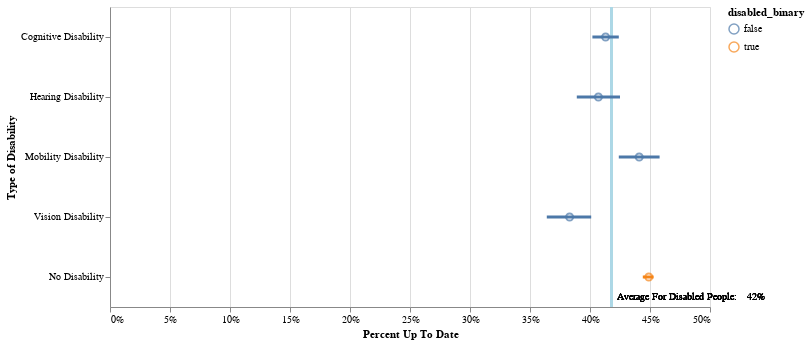

Here is the notebook cell this chart was saved with:
### Markdown cell above
With Raw Values

### Code cell
questions = list(mean_by_type.Question.unique())
zero_df = pd.DataFrame({'x': [0]})
sorting = ['Cognitive Disability', 'Hearing Disability', 'Mobility Disability', 
           'Vision Disability', 'No Disability']
radio_options = ['Include Non-Disabled People', 'Exclude Non-Disabled People']

select_care_type = alt.selection_single(
    fields = ['Question'], 
    init = {'Question' : questions[0]}, 
    bind = alt.binding_select(options = questions, name = 'Select Preventive Care Type: '), 
    on = 'dragover', 
    clear = 'false'
)

input_checkbox = alt.binding_checkbox()
checkbox_selection = alt.selection_single(bind= input_checkbox, name = "Ability Types")


lines = alt.Chart(mean_by_type).mark_rule(
    color = 'blue', 
    size = 3
).encode(
    alt.Y('Stratification1:N', 
          title = 'Type of Disability', sort = sorting), 
    alt.X('High_Confidence_Limit:Q', 
          title = 'Percent Up To Date',
          axis = alt.Axis(format = '.0%')),
    alt.X2('Low_Confidence_Limit:Q'),
    color = alt.Color('disabled_binary:N'),
    tooltip = [alt.Tooltip('Data_Value:Q', title = 'Percent Up To Date', format = '.1%'), 
               alt.Tooltip('margin_of_error:Q', title = 'Margin of Error', format = '.1%')]
).transform_filter(select_care_type)

mean = alt.Chart(mean_by_type).add_selection(select_care_type).mark_point(
    size = 50
).encode(
    y = alt.Y('Stratification1:N', sort = sorting), 
    x = alt.X('Data_Value:Q'), 
    color = alt.Color('disabled_binary:N'),
    tooltip = [alt.Tooltip('Data_Value:Q', title = 'Percent Up To Date', format = '.1%'), 
               alt.Tooltip('margin_of_error:Q', title = 'Margin of Error', format = '.1%')]
).transform_filter(select_care_type)

zero = alt.Chart(mean_by_type).mark_rule(
    color = 'lightblue', 
    size = 2.5
).encode(
    x = alt.X('Data_Value_Disabled_Mean')
).transform_filter(select_care_type)

mean_annotation_num = alt.Chart(mean_by_type).mark_text(
    fontSize = 9.5, 
    dx = 135, 
    dy = 140, 
    align = 'left'
).encode(
    x = alt.X('Data_Value_Disabled_Mean:Q'), 
    text = alt.Text('Data_Value_Disabled_Mean', format = '.0%')
).transform_filter(select_care_type)

mean_annotation_text = alt.Chart(mean_by_type).mark_text(
    fontSize = 9.5, 
    dx = 5, 
    dy = 140, 
    align = 'left',
    text = 'Average For Disabled People:'
).encode(
    x = alt.X('Data_Value_Disabled_Mean:Q')
).transform_filter(select_care_type)

alt.layer(zero, lines, mean, mean_annotation_num, mean_annotation_text
).properties(
    width = 600, 
    height = 300
)

### Figure 1 — Vega-Lite specification as saved in the notebook (floating-point values rounded to 4 significant figures)
{"config": {"view": {"continuousWidth": 400, "continuousHeight": 300}}, "layer": [{"mark": {"type": "rule", "color": "lightblue", "size": 2.5}, "encoding": {"x": {"field": "Data_Value_Disabled_Mean", "type": "quantitative"}}, "transform": [{"filter": {"selection": "selector139"}}]}, {"mark": {"type": "rule", "color": "blue", "size": 3}, "encoding": {"color": {"field": "disabled_binary", "type": "nominal"}, "tooltip": [{"field": "Data_Value", "format": ".1%", "title": "Percent Up To Date", "type": "quantitative"}, {"field": "margin_of_error", "format": ".1%", "title": "Margin of Error", "type": "quantitative"}], "x": {"axis": {"format": ".0%"}, "field": "High_Confidence_Limit", "title": "Percent Up To Date", "type": "quantitative"}, "x2": {"field": "Low_Confidence_Limit"}, "y": {"field": "Stratification1", "sort": ["Cognitive Disability", "Hearing Disability", "Mobility Disability", "Vision Disability", "No Disability"], "title": "Type of Disability", "type": "nominal"}}, "transform": [{"filter": {"selection": "selector139"}}]}, {"mark": {"type": "point", "size": 50}, "encoding": {"color": {"field": "disabled_binary", "type": "nominal"}, "tooltip": [{"field": "Data_Value", "format": ".1%", "title": "Percent Up To Date", "type": "quantitative"}, {"field": "margin_of_error", "format": ".1%", "title": "Margin of Error", "type": "quantitative"}], "x": {"field": "Data_Value", "type": "quantitative"}, "y": {"field": "Stratification1", "sort": ["Cognitive Disability", "Hearing Disability", "Mobility Disability", "Vision Disability", "No Disability"], "type": "nominal"}}, "selection": {"selector139": {"type": "single", "fields": ["Question"], "init": {"Question": "Had a flu vaccine in the past 12 months among adults 18 years of age or older"}, "bind": {"input": "select", "options": ["Had a flu vaccine in the past 12 months among adults 18 years of age or older", "Mammogram in the past 2 years among females 50 to 74 years of age", "Routine check-up in the past year among adults 18 years of age or older", "Up-to-date cervical cancer screening among females 21 to 65 years of age", "Up-to-date colorectal cancer screening among adults 50 to 75 years of age", "Visited a dentist in the past year among adults 18 years of age or older"], "name": "Select Preventive Care Type: "}, "on": "dragover", "clear": "false"}}, "transform": [{"filter": {"selection": "selector139"}}]}, {"mark": {"type": "text", "align": "left", "dx": 135, "dy": 140, "fontSize": 9.5}, "encoding": {"text": {"field": "Data_Value_Disabled_Mean", "format": ".0%", "type": "quantitative"}, "x": {"field": "Data_Value_Disabled_Mean", "type": "quantitative"}}, "transform": [{"filter": {"selection": "selector139"}}]}, {"mark": {"type": "text", "align": "left", "dx": 5, "dy": 140, "fontSize": 9.5, "text": "Average For Disabled People:"}, "encoding": {"x": {"field": "Data_Value_Disabled_Mean", "type": "quantitative"}}, "transform": [{"filter": {"selection": "selector139"}}]}], "data": {"name": "data-8838c145acad56dd0704c419fd3a9bd9"}, "height": 300, "width": 600, "$schema": "https://vega.github.io/schema/vega-lite/v4.17.0.json", "datasets": {"data-8838c145acad56dd0704c419fd3a9bd9": [{"Stratification1": "Cognitive Disability", "Question": "Had a flu vaccine in the past 12 months among adults 18 years of age or older", "Data_Value": 0.413, "High_Confidence_Limit": 0.424, "Low_Confidence_Limit": 0.402, "Data_Value_Disabled_Mean": 0.418, "delta": -0.005, "upper_val_delta": 0.006, "lower_val_delta": -0.016, "radio_option": "Exclude Non-Disabled People", "annotation_indicator": 0.0, "margin_of_error": 0.011, "q_max_moe": 0.054, "q_min_moe": -0.054, "disbaled_binary": false, "disabled_binary": false}, {"Stratification1": "Hearing Disability", "Question": "Had a flu vaccine in the past 12 months among adults 18 years of age or older", "Data_Value": 0.407, "High_Confidence_Limit": 0.425, "Low_Confidence_Limit": 0.389, "Data_Value_Disabled_Mean": 0.418, "delta": -0.011, "upper_val_delta": 0.007, "lower_val_delta": -0.029, "radio_option": "Exclude Non-Disabled People", "annotation_indicator": 0.0, "margin_of_error": 0.018, "q_max_moe": 0.054, "q_min_moe": -0.054, "disbaled_binary": false, "disabled_binary": false}, {"Stratification1": "Mobility Disability", "Question": "Had a flu vaccine in the past 12 months among adults 18 years of age or older", "Data_Value": 0.441, "High_Confidence_Limit": 0.458, "Low_Confidence_Limit": 0.424, "Data_Value_Disabled_Mean": 0.418, "delta": 0.023, "upper_val_delta": 0.04, "lower_val_delta": 0.006, "radio_option": "Exclude Non-Disabled People", "annotation_indicator": 0.0, "margin_of_error": 0.017, "q_max_moe": 0.054, "q_min_moe": -0.054, "disbaled_binary": false, "disabled_binary": false}, {"Stratification1": "No Disability", "Question": "Had a flu vaccine in the past 12 months among adults 18 years of age or older", "Data_Value": 0.449, "High_Confidence_Limit": 0.453, "Low_Confidence_Limit": 0.444, "Data_Value_Disabled_Mean": 0.418, "delta": 0.031, "upper_val_delta": 0.035, "lower_val_delta": 0.026, "radio_option": "Include Non-Disabled People", "annotation_indicator": 0.0, "margin_of_error": 0.004, "q_max_moe": 0.054, "q_min_moe": -0.054, "disbaled_binary": true, "disabled_binary": true}, {"Stratification1": "Vision Disability", "Question": "Had a flu vaccine in the past 12 months among adults 18 years of age or older", "Data_Value": 0.383, "High_Confidence_Limit": 0.401, "Low_Confidence_Limit": 0.364, "Data_Value_Disabled_Mean": 0.418, "delta": -0.035, "upper_val_delta": -0.017, "lower_val_delta": -0.054, "radio_option": "Exclude Non-Disabled People", "annotation_indicator": 0.0, "margin_of_error": 0.018, "q_max_moe": 0.054, "q_min_moe": -0.054, "disbaled_binary": false, "disabled_binary": false}, {"Stratification1": "Cognitive Disability", "Question": "Mammogram in the past 2 years among females 50 to 74 years of age", "Data_Value": 0.722, "High_Confidence_Limit": 0.741, "Low_Confidence_Limit": 0.702, "Data_Value_Disabled_Mean": 0.735, "delta": -0.013, "upper_val_delta": 0.006, "lower_val_delta": -0.033, "radio_option": "Exclude Non-Disabled People", "annotation_indicator": 0.0, "margin_of_error": 0.019, "q_max_moe": 0.077, "q_min_moe": -0.077, "disbaled_binary": false, "disabled_binary": false}, {"Stratification1": "Hearing Disability", "Question": "Mammogram in the past 2 years among females 50 to 74 years of age", "Data_Value": 0.752, "High_Confidence_Limit": 0.776, "Low_Confidence_Limit": 0.726, "Data_Value_Disabled_Mean": 0.735, "delta": 0.017, "upper_val_delta": 0.041, "lower_val_delta": -0.009, "radio_option": "Exclude Non-Disabled People", "annotation_indicator": 0.0, "margin_of_error": 0.024, "q_max_moe": 0.077, "q_min_moe": -0.077, "disbaled_binary": false, "disabled_binary": false}, {"Stratification1": "Mobility Disability", "Question": "Mammogram in the past 2 years among females 50 to 74 years of age", "Data_Value": 0.74, "High_Confidence_Limit": 0.755, "Low_Confidence_Limit": 0.724, "Data_Value_Disabled_Mean": 0.735, "delta": 0.005, "upper_val_delta": 0.02, "lower_val_delta": -0.011, "radio_option": "Exclude Non-Disabled People", "annotation_indicator": 0.0, "margin_of_error": 0.015, "q_max_moe": 0.077, "q_min_moe": -0.077, "disbaled_binary": false, "disabled_binary": false}, {"Stratification1": "No Disability", "Question": "Mammogram in the past 2 years among females 50 to 74 years of age", "Data_Value": 0.804, "High_Confidence_Limit": 0.812, "Low_Confidence_Limit": 0.797, "Data_Value_Disabled_Mean": 0.735, "delta": 0.069, "upper_val_delta": 0.077, "lower_val_delta": 0.062, "radio_option": "Include Non-Disabled People", "annotation_indicator": 0.0, "margin_of_error": 0.008, "q_max_moe": 0.077, "q_min_moe": -0.077, "disbaled_binary": true, "disabled_binary": true}, {"Stratification1": "Vision Disability", "Question": "Mammogram in the past 2 years among females 50 to 74 years of age", "Data_Value": 0.701, "High_Confidence_Limit": 0.735, "Low_Confidence_Limit": 0.664, "Data_Value_Disabled_Mean": 0.735, "delta": -0.034, "upper_val_delta": 0.0, "lower_val_delta": -0.071, "radio_option": "Exclude Non-Disabled People", "annotation_indicator": 0.0, "margin_of_error": 0.034, "q_max_moe": 0.077, "q_min_moe": -0.077, "disbaled_binary": false, "disabled_binary": false}, {"Stratification1": "Cognitive Disability", "Question": "Routine check-up in the past year among adults 18 years of age or older", "Data_Value": 0.74, "High_Confidence_Limit": 0.751, "Low_Confidence_Limit": 0.729, "Data_Value_Disabled_Mean": 0.747, "delta": -0.007, "upper_val_delta": 0.004, "lower_val_delta": -0.018, "radio_option": "Exclude Non-Disabled People", "annotation_indicator": 0.0, "margin_of_error": 0.011, "q_max_moe": 0.068, "q_min_moe": -0.068, "disbaled_binary": false, "disabled_binary": false}, {"Stratification1": "Hearing Disability", "Question": "Routine check-up in the past year among adults 18 years of age or older", "Data_Value": 0.736, "High_Confidence_Limit": 0.755, "Low_Confidence_Limit": 0.716, "Data_Value_Disabled_Mean": 0.747, "delta": -0.011, "upper_val_delta": 0.008, "lower_val_delta": -0.031, "radio_option": "Exclude Non-Disabled People", "annotation_indicator": 0.0, "margin_of_error": 0.019, "q_max_moe": 0.068, "q_min_moe": -0.068, "disbaled_binary": false, "disabled_binary": false}, {"Stratification1": "Mobility Disability", "Question": "Routine check-up in the past year among adults 18 years of age or older", "Data_Value": 0.8, "High_Confidence_Limit": 0.815, "Low_Confidence_Limit": 0.784, "Data_Value_Disabled_Mean": 0.747, "delta": 0.053, "upper_val_delta": 0.068, "lower_val_delta": 0.037, "radio_option": "Exclude Non-Disabled People", "annotation_indicator": 0.0, "margin_of_error": 0.015, "q_max_moe": 0.068, "q_min_moe": -0.068, "disbaled_binary": false, "disabled_binary": false}, {"Stratification1": "No Disability", "Question": "Routine check-up in the past year among adults 18 years of age or older", "Data_Value": 0.725, "High_Confidence_Limit": 0.729, "Low_Confidence_Limit": 0.721, "Data_Value_Disabled_Mean": 0.747, "delta": -0.022, "upper_val_delta": -0.018, "lower_val_delta": -0.026, "radio_option": "Include Non-Disabled People", "annotation_indicator": 0.0, "margin_of_error": 0.004, "q_max_moe": 0.068, "q_min_moe": -0.068, "disbaled_binary": true, "disabled_binary": true}, {"Stratification1": "Vision Disability", "Question": "Routine check-up in the past year among adults 18 years of age or older", "Data_Value": 0.719, "High_Confidence_Limit": 0.739, "Low_Confidence_Limit": 0.698, "Data_Value_Disabled_Mean": 0.747, "delta": -0.028, "upper_val_delta": -0.008, "lower_val_delta": -0.049, "radio_option": "Exclude Non-Disabled People", "annotation_indicator": 0.0, "margin_of_error": 0.02, "q_max_moe": 0.068, "q_min_moe": -0.068, "disbaled_binary": false, "disabled_binary": false}, {"Stratification1": "Cognitive Disability", "Question": "Up-to-date cervical cancer screening among females 21 to 65 years of age", "Data_Value": 0.774, "High_Confidence_Limit": 0.792, "Low_Confidence_Limit": 0.755, "Data_Value_Disabled_Mean": 0.779, "delta": -0.005, "upper_val_delta": 0.013, "lower_val_delta": -0.024, "radio_option": "Exclude Non-Disabled People", "annotation_indicator": 0.0, "margin_of_error": 0.018, "q_max_moe": 0.069, "q_min_moe": -0.069, "disbaled_binary": false, "disabled_binary": false}, {"Stratification1": "Hearing Disability", "Question": "Up-to-date cervical cancer screening among females 21 to 65 years of age", "Data_Value": 0.762, "High_Confidence_Limit": 0.795, "Low_Confidence_Limit": 0.724, "Data_Value_Disabled_Mean": 0.779, "delta": -0.017, "upper_val_delta": 0.016, "lower_val_delta": -0.055, "radio_option": "Exclude Non-Disabled People", "annotation_indicator": 0.0, "margin_of_error": 0.033, "q_max_moe": 0.069, "q_min_moe": -0.069, "disbaled_binary": false, "disabled_binary": false}, {"Stratification1": "Mobility Disability", "Question": "Up-to-date cervical cancer screening among females 21 to 65 years of age", "Data_Value": 0.784, "High_Confidence_Limit": 0.805, "Low_Confidence_Limit": 0.762, "Data_Value_Disabled_Mean": 0.779, "delta": 0.005, "upper_val_delta": 0.026, "lower_val_delta": -0.017, "radio_option": "Exclude Non-Disabled People", "annotation_indicator": 0.0, "margin_of_error": 0.021, "q_max_moe": 0.069, "q_min_moe": -0.069, "disbaled_binary": false, "disabled_binary": false}, {"Stratification1": "No Disability", "Question": "Up-to-date cervical cancer screening among females 21 to 65 years of age", "Data_Value": 0.842, "High_Confidence_Limit": 0.848, "Low_Confidence_Limit": 0.836, "Data_Value_Disabled_Mean": 0.779, "delta": 0.063, "upper_val_delta": 0.069, "lower_val_delta": 0.057, "radio_option": "Include Non-Disabled People", "annotation_indicator": 0.0, "margin_of_error": 0.006, "q_max_moe": 0.069, "q_min_moe": -0.069, "disbaled_binary": true, "disabled_binary": true}, {"Stratification1": "Vision Disability", "Question": "Up-to-date cervical cancer screening among females 21 to 65 years of age", "Data_Value": 0.767, "High_Confidence_Limit": 0.798, "Low_Confidence_Limit": 0.734, "Data_Value_Disabled_Mean": 0.779, "delta": -0.012, "upper_val_delta": 0.019, "lower_val_delta": -0.045, "radio_option": "Exclude Non-Disabled People", "annotation_indicator": 0.0, "margin_of_error": 0.031, "q_max_moe": 0.069, "q_min_moe": -0.069, "disbaled_binary": false, "disabled_binary": false}, {"Stratification1": "Cognitive Disability", "Question": "Up-to-date colorectal cancer screening among adults 50 to 75 years of age", "Data_Value": 0.713, "High_Confidence_Limit": 0.732, "Low_Confidence_Limit": 0.694, "Data_Value_Disabled_Mean": 0.735, "delta": -0.022, "upper_val_delta": -0.003, "lower_val_delta": -0.041, "radio_option": "Exclude Non-Disabled People", "annotation_indicator": 0.0, "margin_of_error": 0.019, "q_max_moe": 0.064, "q_min_moe": -0.064, "disbaled_binary": false, "disabled_binary": false}, {"Stratification1": "Hearing Disability", "Question": "Up-to-date colorectal cancer screening among adults 50 to 75 years of age", "Data_Value": 0.772, "High_Confidence_Limit": 0.789, "Low_Confidence_Limit": 0.754, "Data_Value_Disabled_Mean": 0.735, "delta": 0.037, "upper_val_delta": 0.054, "lower_val_delta": 0.019, "radio_option": "Exclude Non-Disabled People", "annotation_indicator": 0.0, "margin_of_error": 0.017, "q_max_moe": 0.064, "q_min_moe": -0.064, "disbaled_binary": false, "disabled_binary": false}, {"Stratification1": "Mobility Disability", "Question": "Up-to-date colorectal cancer screening among adults 50 to 75 years of age", "Data_Value": 0.748, "High_Confidence_Limit": 0.76, "Low_Confidence_Limit": 0.736, "Data_Value_Disabled_Mean": 0.735, "delta": 0.013, "upper_val_delta": 0.025, "lower_val_delta": 0.001, "radio_option": "Exclude Non-Disabled People", "annotation_indicator": 0.0, "margin_of_error": 0.012, "q_max_moe": 0.064, "q_min_moe": -0.064, "disbaled_binary": false, "disabled_binary": false}, {"Stratification1": "No Disability", "Question": "Up-to-date colorectal cancer screening among adults 50 to 75 years of age", "Data_Value": 0.717, "High_Confidence_Limit": 0.723, "Low_Confidence_Limit": 0.71, "Data_Value_Disabled_Mean": 0.735, "delta": -0.018, "upper_val_delta": -0.012, "lower_val_delta": -0.025, "radio_option": "Include Non-Disabled People", "annotation_indicator": 0.0, "margin_of_error": 0.006, "q_max_moe": 0.064, "q_min_moe": -0.064, "disbaled_binary": true, "disabled_binary": true}, {"Stratification1": "Vision Disability", "Question": "Up-to-date colorectal cancer screening among adults 50 to 75 years of age", "Data_Value": 0.697, "High_Confidence_Limit": 0.721, "Low_Confidence_Limit": 0.671, "Data_Value_Disabled_Mean": 0.735, "delta": -0.038, "upper_val_delta": -0.014, "lower_val_delta": -0.064, "radio_option": "Exclude Non-Disabled People", "annotation_indicator": 0.0, "margin_of_error": 0.024, "q_max_moe": 0.064, "q_min_moe": -0.064, "disbaled_binary": false, "disabled_binary": false}, {"Stratification1": "Cognitive Disability", "Question": "Visited a dentist in the past year among adults 18 years of age or older", "Data_Value": 0.517, "High_Confidence_Limit": 0.529, "Low_Confidence_Limit": 0.505, "Data_Value_Disabled_Mean": 0.536, "delta": -0.019, "upper_val_delta": -0.007, "lower_val_delta": -0.031, "radio_option": "Exclude Non-Disabled People", "annotation_indicator": 0.0, "margin_of_error": 0.012, "q_max_moe": 0.152, "q_min_moe": -0.152, "disbaled_binary": false, "disabled_binary": false}, {"Stratification1": "Hearing Disability", "Question": "Visited a dentist in the past year among adults 18 years of age or older", "Data_Value": 0.54, "High_Confidence_Limit": 0.56, "Low_Confidence_Limit": 0.519, "Data_Value_Disabled_Mean": 0.536, "delta": 0.004, "upper_val_delta": 0.024, "lower_val_delta": -0.017, "radio_option": "Exclude Non-Disabled People", "annotation_indicator": 0.0, "margin_of_error": 0.02, "q_max_moe": 0.152, "q_min_moe": -0.152, "disbaled_binary": false, "disabled_binary": false}, {"Stratification1": "Mobility Disability", "Question": "Visited a dentist in the past year among adults 18 years of age or older", "Data_Value": 0.51, "High_Confidence_Limit": 0.527, "Low_Confidence_Limit": 0.492, "Data_Value_Disabled_Mean": 0.536, "delta": -0.026, "upper_val_delta": -0.009, "lower_val_delta": -0.044, "radio_option": "Exclude Non-Disabled People", "annotation_indicator": 0.0, "margin_of_error": 0.017, "q_max_moe": 0.152, "q_min_moe": -0.152, "disbaled_binary": false, "disabled_binary": false}, {"Stratification1": "No Disability", "Question": "Visited a dentist in the past year among adults 18 years of age or older", "Data_Value": 0.683, "High_Confidence_Limit": 0.688, "Low_Confidence_Limit": 0.679, "Data_Value_Disabled_Mean": 0.536, "delta": 0.147, "upper_val_delta": 0.152, "lower_val_delta": 0.143, "radio_option": "Include Non-Disabled People", "annotation_indicator": 0.0, "margin_of_error": 0.005, "q_max_moe": 0.152, "q_min_moe": -0.152, "disbaled_binary": true, "disabled_binary": true}, {"Stratification1": "Vision Disability", "Question": "Visited a dentist in the past year among adults 18 years of age or older", "Data_Value": 0.498, "High_Confidence_Limit": 0.519, "Low_Confidence_Limit": 0.477, "Data_Value_Disabled_Mean": 0.536, "delta": -0.038, "upper_val_delta": -0.017, "lower_val_delta": -0.059, "radio_option": "Exclude Non-Disabled People", "annotation_indicator": 0.0, "margin_of_error": 0.021, "q_max_moe": 0.152, "q_min_moe": -0.152, "disbaled_binary": false, "disabled_binary": false}]}}
